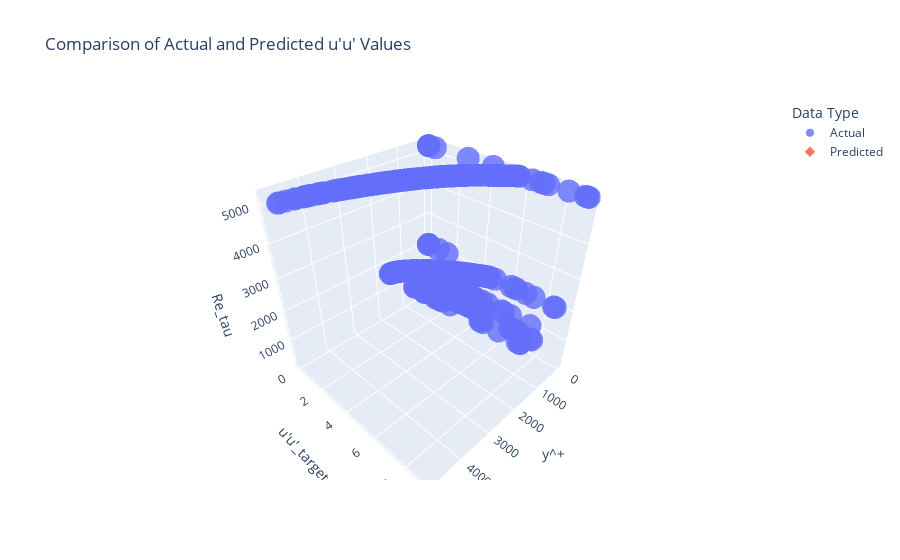

The cell this chart's notebook holds for it:
### Markdown cell above
### Visualisation of prediction results vs ground truth

### Code cell
# Assuming `results` is your original DataFrame with actual values
# And it has a column `u'u'_pred` for the predicted values

# Split the actual and predicted values into two separate DataFrames
actual = results[['y^+', "u'u'_target", 'Re_tau']].copy()
actual['Type'] = 'Actual'

predicted = results[['y^+', 'Re_tau']].copy()
predicted["u'u'"] = results["u'u'_pred"]  # Use the predicted values
predicted['Type'] = 'Predicted'

# Combine the two DataFrames
combined_results = pd.concat([actual, predicted])

# Plot using Plotly Express with a color distinction for actual vs. predicted
fig = px.scatter_3d(
    combined_results,
    x='y^+',
    y="u'u'_target",
    z='Re_tau',
    color='Type',  # Use different colors for actual and predicted values
    symbol='Type',  # Use different symbols for actual and predicted values
    opacity=0.8,
    title="Comparison of Actual and Predicted u'u' Values",
    labels={'u'u'': "u'u' (Actual vs. Predicted)"},
    category_orders={"Type": ["Actual", "Predicted"]}  # Ensure consistent order of symbols in legend
)

# Update layout for better clarity
fig.update_layout(legend_title_text='Data Type')
fig.show()

### Figure 1 — Plotly figure (JSON) as saved in the notebook; plotly's stock layout.template omitted (floating-point values rounded to 4 significant figures; data arrays with more than 128 entries replaced by an {"elided": "..."} marker saying what was removed)
{"data": [{"hovertemplate": "Type=Actual<br>y^+=%{x}<br>u'u'_target=%{y}<br>Re_tau=%{z}<extra></extra>", "legendgroup": "Actual", "marker": {"color": "#636efa", "opacity": 0.8, "symbol": "circle"}, "mode": "markers", "name": "Actual", "scene": "scene", "showlegend": true, "type": "scatter3d", "x": {"elided": "340 float values"}, "y": {"elided": "340 float values"}, "z": {"elided": "340 float values"}}, {"hovertemplate": "Type=Predicted<br>y^+=%{x}<br>u'u'_target=%{y}<br>Re_tau=%{z}<extra></extra>", "legendgroup": "Predicted", "marker": {"color": "#EF553B", "opacity": 0.8, "symbol": "diamond"}, "mode": "markers", "name": "Predicted", "scene": "scene", "showlegend": true, "type": "scatter3d", "x": {"elided": "340 float values"}, "y": {"elided": "340 null values"}, "z": {"elided": "340 float values"}}], "layout": {"legend": {"title": {"text": "Data Type"}, "tracegroupgap": 0}, "scene": {"domain": {"x": [0, 1], "y": [0, 1]}, "xaxis": {"title": {"text": "y^+"}}, "yaxis": {"title": {"text": "u'u'_target"}}, "zaxis": {"title": {"text": "Re_tau"}}}, "title": {"text": "Comparison of Actual and Predicted u'u' Values"}}}
